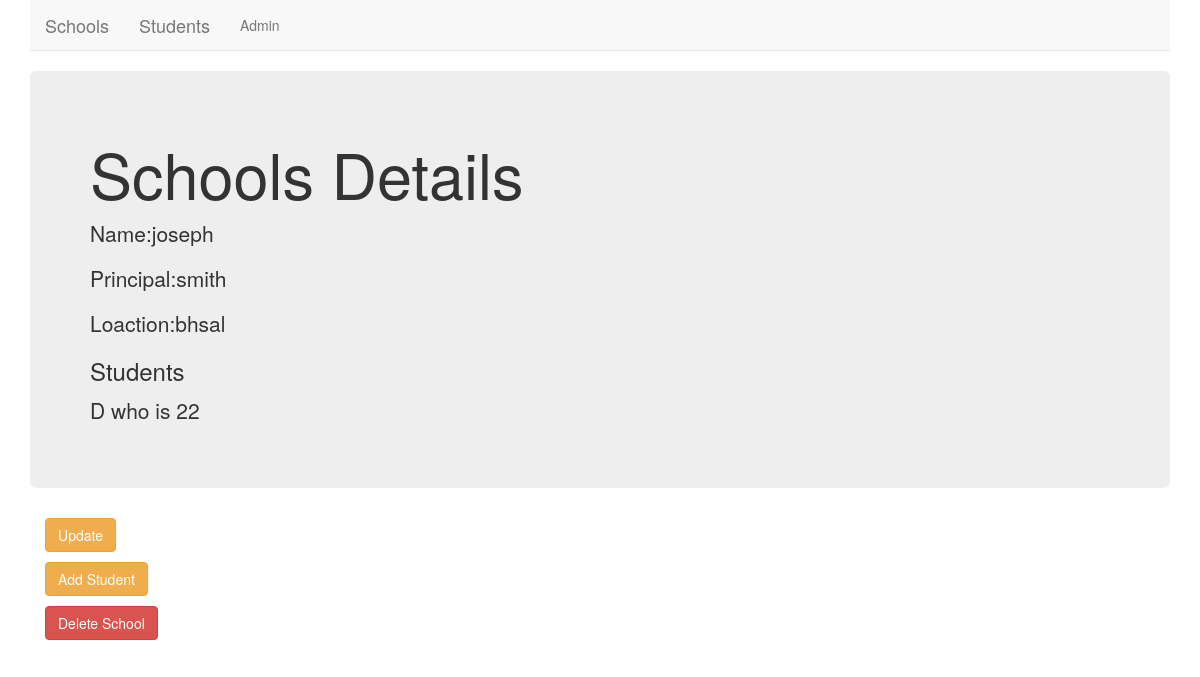
Screenshot of /basic/school/2/ with the database file from the repository.
### basic/models.py (models this page shows, shortened)
class School(models.Model):
    name = models.CharField(max_length=256)
    principal = models.CharField(max_length=256)
    location = models.CharField(max_length=256)

class Student(models.Model):
    name = models.CharField(max_length=256)
    age = models.PositiveIntegerField()
    school = models.ForeignKey(School,related_name='students',on_delete=models.CASCADE)

### basic/views.py (the view)
# urls.py: path('school/<int:pk>/',views.SchoolDetailsView.as_view(),name='details'),
class SchoolDetailsView(DetailView):
    context_object_name = 'school_detail'
    model = models.School
    template_name = 'basic/school_details.html'

### basic/templates/basic/school_details.html
{% extends 'base.html' %}
{% block body_block %}
<div class="jumbotron">
    <h1>Schools Details</h1>
    <p>Name:{{school_detail.name}}</p>
    <p>Principal:{{school_detail.principal}}</p>
    <p>Loaction:{{school_detail.location}}</p>
    <h3>Students</h3>
    {% for student in school_detail.students.all %}
        <p>{{student.name}} who is {{student.age}} </p>
    {% endfor %}
</div>
<div class="container">
    <p><a class='btn btn-warning' href='{% url 'basic:update' pk=school_detail.pk %}'>Update</a></p>
</div>
<div class="container">
    <p><a class='btn btn-warning' href='{% url 'basic:addstudent' %}'>Add Student</a></p>
</div>
<div class="container">
    <p><a class='btn btn-danger' href='{% url 'basic:delete' pk=school_detail.pk %}'>Delete School</a></p>
</div>
{% endblock body_block %}

### rows the page displays
School: name "joseph", principal "smith", location "bhsal"
Student: name "D", age "22"
